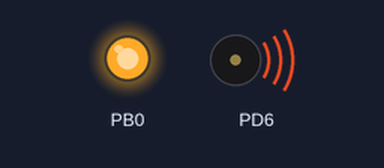
Simulated run of this program. Board: ATmega328P, built with avr-gcc and emulated at 16 MHz. On the bench: output pins drawn as LEDs (lit = HIGH), buzzer (waves = sounding). Pins used as bus, display or sensor lines are not drawn.

Above: at 0.1 s.
Timing chart, 0 to 1.6 s (numbered marks = the images above):
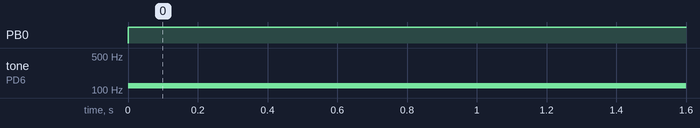

The program:

main.c
```c
#include <avr/io.h>
#include <avr/interrupt.h>
#define F_CPU 16000000


int main(void)
{
	// initialize ports
	DDRD = 0x40;
	DDRB = 0x01;
	PORTB |= 0x01;
	PORTD |= 0X40;

	TCCR0A = (1 << COM0A0); //Toggle OC0A on compare match
	TCCR0B = (1 << CS02); // clk/256
	TIMSK0 = (1 << OCIE0A); // Timer/Counter0 Output Compare Match A Interrupt Enable
	TCNT0 = 0; //reset counter
	OCR0A += 71; // set frequency = 440 Hz
	sei();

	while (1)
	{
	}
}

ISR(TIMER0_COMPA_vect)
{
	OCR0A += 71; // update compare number
}
```

Measured:
- by itself, PB0: LOW → HIGH at 0.00 s
- by itself, tone on PD6: silent → 122 Hz at 0.00 s
